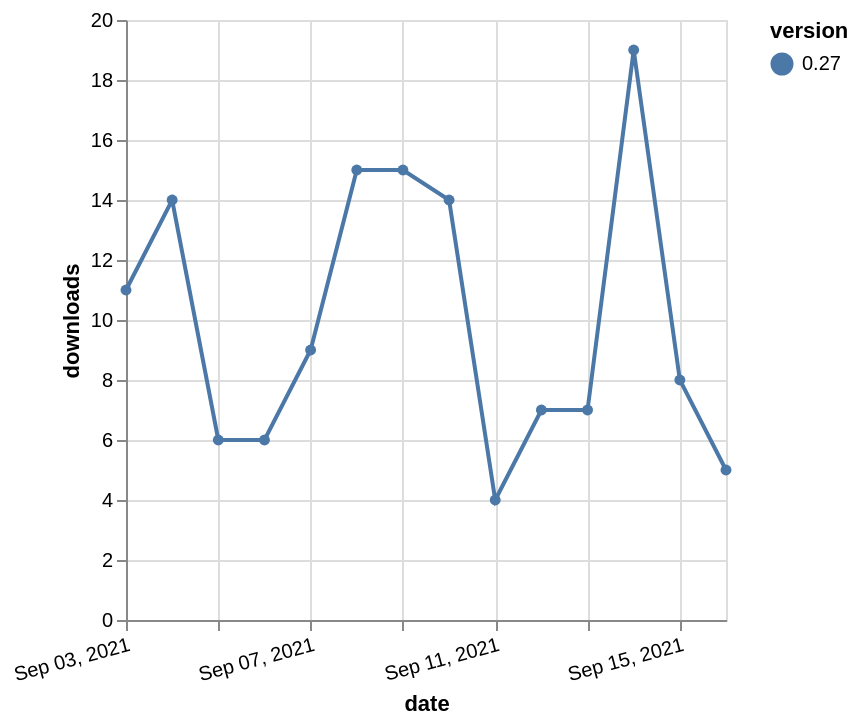

This figure's Vega-Lite source:
### Vega-Lite specification from a JSON file in a GitHub repository (floating-point values rounded to 4 significant figures)
{"$schema": "https://vega.github.io/schema/vega-lite/v5.json", "description": "A simple bar chart with embedded data.", "data": {"values": [{"date": "2021-09-03", "total": 10401, "delta": 11, "version": "0.27"}, {"date": "2021-09-04", "total": 10415, "delta": 14, "version": "0.27"}, {"date": "2021-09-05", "total": 10421, "delta": 6, "version": "0.27"}, {"date": "2021-09-06", "total": 10427, "delta": 6, "version": "0.27"}, {"date": "2021-09-07", "total": 10436, "delta": 9, "version": "0.27"}, {"date": "2021-09-08", "total": 10451, "delta": 15, "version": "0.27"}, {"date": "2021-09-09", "total": 10466, "delta": 15, "version": "0.27"}, {"date": "2021-09-10", "total": 10480, "delta": 14, "version": "0.27"}, {"date": "2021-09-11", "total": 10484, "delta": 4, "version": "0.27"}, {"date": "2021-09-12", "total": 10491, "delta": 7, "version": "0.27"}, {"date": "2021-09-13", "total": 10498, "delta": 7, "version": "0.27"}, {"date": "2021-09-14", "total": 10517, "delta": 19, "version": "0.27"}, {"date": "2021-09-15", "total": 10525, "delta": 8, "version": "0.27"}, {"date": "2021-09-16", "total": 10530, "delta": 5, "version": "0.27"}]}, "width": "container", "mark": {"type": "line", "point": {"filled": true}}, "encoding": {"x": {"field": "date", "type": "temporal", "timeUnit": "yearmonthdate", "title": "date", "axis": {"labelAngle": -15}}, "y": {"field": "delta", "type": "quantitative", "title": "downloads"}, "color": {"field": "version", "type": "nominal"}, "tooltip": {"field": "delta"}}}
